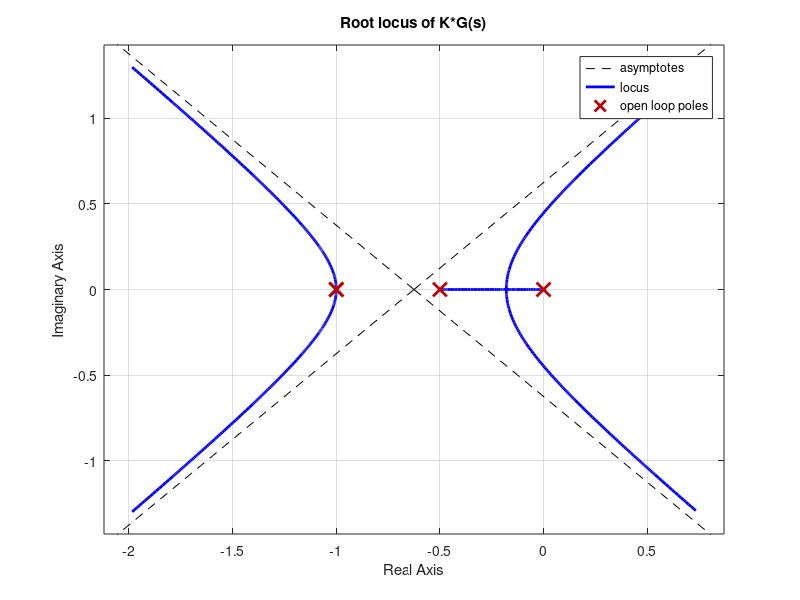
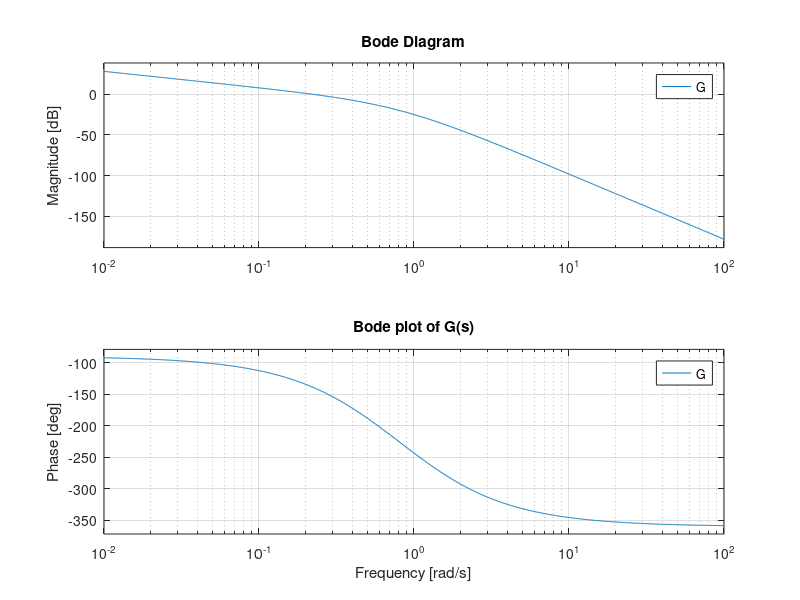

MATLAB code for these plots, in order:
clear; clc; close all;

s = tf('s');

% Write the transfer function WITHOUT K:
G = 0.125/(s*(s+1)^2*(s+0.5));

figure;
rlocus(G);
grid on;
title('Root locus of K*G(s)');

figure;
bode(G);
grid on;
title('Bode plot of G(s)');
